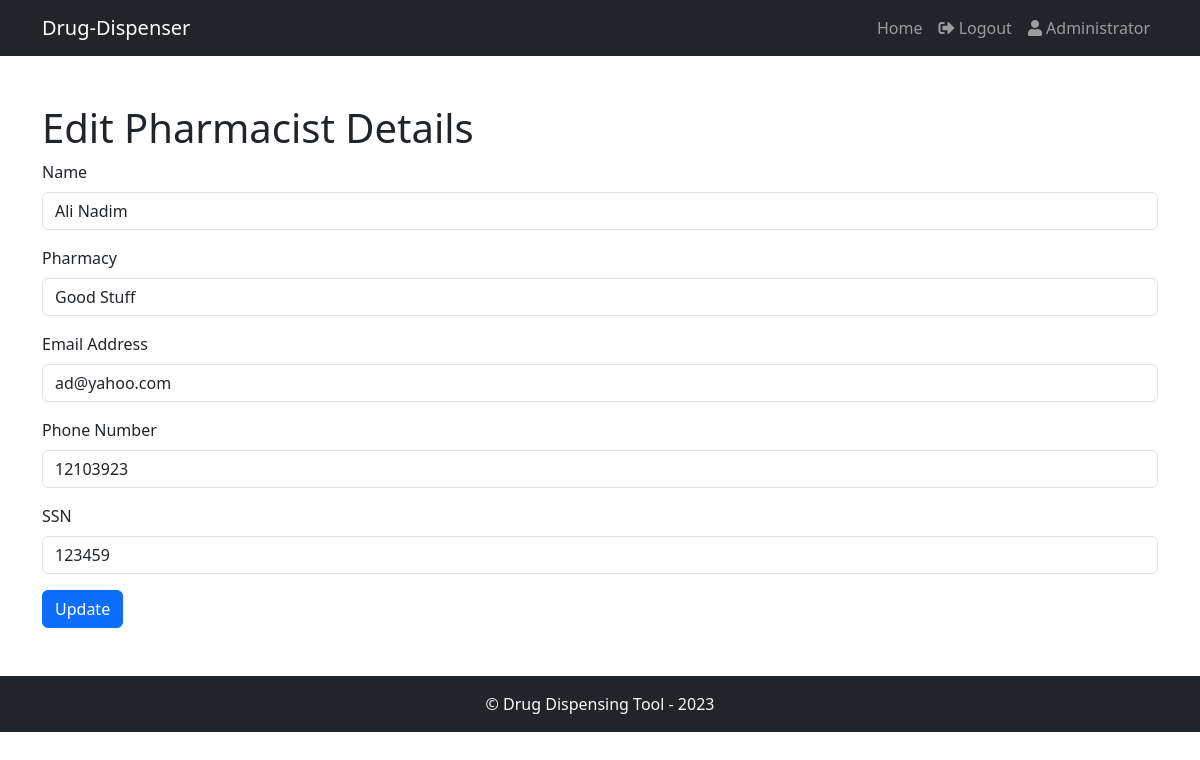
Screenshot of /edit/edit_pharmacist.php?pharmacistId=1 (signed in) with the database file from the repository.
### tables this page shows
CREATE TABLE `pharmacist` (
  `pharmacistId` int(11) NOT NULL,
  `name` varchar(50) NOT NULL,
  `emailAddress` varchar(100) NOT NULL,
  `phoneNumber` varchar(20) DEFAULT NULL,
  `SSN` varchar(15) DEFAULT NULL,
  `pharmacyId` int(11) DEFAULT NULL,
  `passwordHash` varchar(100) NOT NULL
);

### edit/edit_pharmacist.php (the view, shortened to what this page needs)
<?php
require_once('../database.php');
$pharmacistId = $_GET['pharmacistId'];
$pharmacist = array();
$conn = new mysqli($host, $username, $databasePassword, $databaseName);
if ($conn->connect_error) {
    die("Connection failed: " . $conn->connect_error);
} else {
    $sql = "SELECT * FROM pharmacist WHERE pharmacistId = $pharmacistId";
    $result = $conn->query($sql);
    if ($result->num_rows === 1) {
        $pharmacist = $result->fetch_assoc();
    } else {
        header("Location: ../errors/404.php");
        exit();
    }
}
?>
<!DOCTYPE html>
<html lang="en">
<head>
    <link rel="stylesheet" href="https://cdnjs.cloudflare.com/ajax/libs/bootstrap/5.3.0/css/bootstrap.min.css">
</head>
<body>
<?php
include_once '../commons.php';
echo $header;
?>
    <div class="container mt-5">
        <h1>Edit Pharmacist Details</h1>
        <form method="post">
            <div class="mb-3">
                <label for="name" class="form-label">Name</label>
                <input type="text" class="form-control" id="name" name="name" value="<?= $pharmacist['name'] ?>" required>
            </div>
            <div class="mb-3">
                <label for="pharmacyId" class="form-label">Pharmacy</label>
                <select class="form-control" id="pharmacyId" name="pharmacyId" required>
                    <?php
                    $conn = new mysqli($host, $username, $databasePassword, $databaseName);
                    if ($conn->connect_error) {
                        die("Connection failed: " . $conn->connect_error);
                    } else {
                        $sql = "SELECT pharmacyId, name FROM pharmacy";
                        $result = $conn->query($sql);
                        while ($row = $result->fetch_assoc()) {
                            $selected = $pharmacist['pharmacyId'] === $row['pharmacyId'] ? 'selected' : '';
                            echo "<option value='{$row['pharmacyId']}' $selected>{$row['name']}</option>";
                        }
                    }
                    ?>
                </select>
            </div>
            <div class="mb-3">
                <label for="emailAddress" class="form-label">Email Address</label>
                <input type="email" class="form-control" id="emailAddress" name="emailAddress" value="<?= $pharmacist['emailAddress'] ?>" required>
            </div>
            <div class="mb-3">
                <label for="phoneNumber" class="form-label">Phone Number</label>
                <input type="tel" class="form-control" id="phoneNumber" name="phoneNumber" value="<?= $pharmacist['phoneNumber'] ?>" required>
            </div>
            <div class="mb-3">
                <label for="SSN" class="form-label">SSN</label>
                <input type="text" class="form-control" id="SSN" name="SSN" value="<?= $pharmacist['SSN'] ?>" required>
            </div>
            <button type="submit" class="btn btn-primary">Update</button>
        </form>
    </div>
    <?php echo $footer; ?>
</body>
</html>

### rows the page displays
pharmacist: name "Ali Nadim", emailAddress "ad@yahoo.com", phoneNumber "12103923", SSN "123459"

### other values shown
$userDisplay "Administrator"
form field pharmacyId "Good Stuff"
